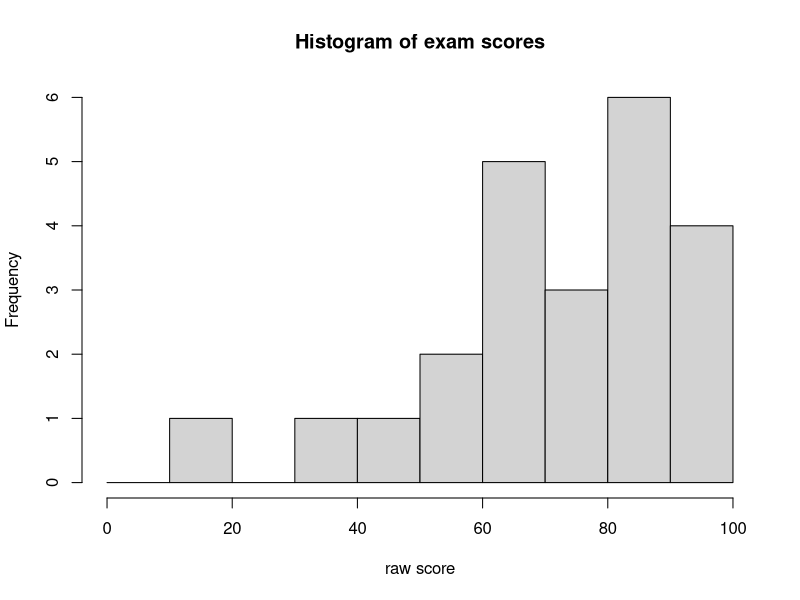
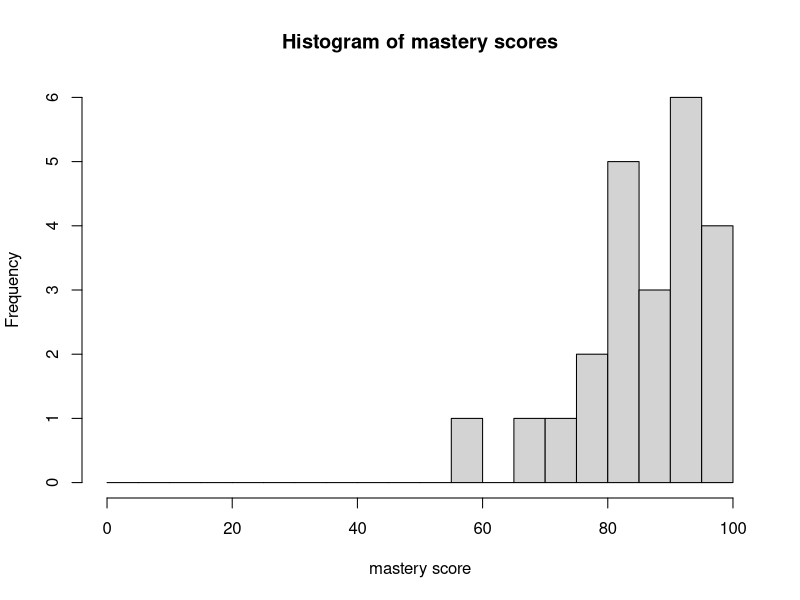

The R source for these figures, in order:
## ---- chunk 1
x = c(90,92,81,78,84,58,82,69,71,100,65,94,70,83,70,87,35,47,19,98,59,65,74)
hist(x,xlab="raw score",main="Histogram of exam scores",breaks = seq(0,100,10))
## ---- chunk 2
y = 50+x/2
hist(y,xlab="mastery score",main="Histogram of mastery scores",breaks = seq(0,100,5))
